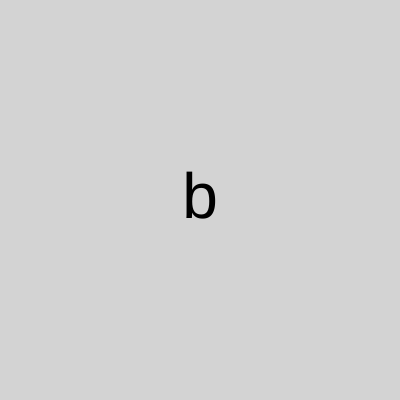
Frame 1 (no input)
Frame 60 (no input): identical to frame 1, image omitted
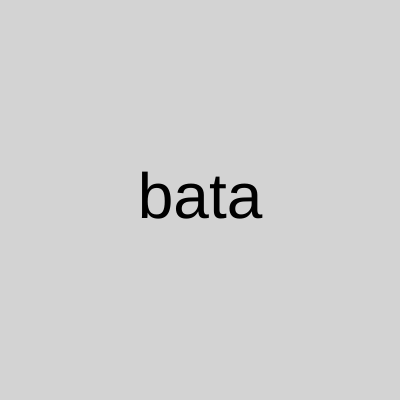
Frame 120 (the mouse pressed at the canvas centre since frame 60)

The p5.js sketch that drew these frames (run headless with seeded random() and noise() and a simulated clock; from frame 60 on, the mouse is pressed at the canvas centre):

// p5.js sketch
// ── sketch.js
function setup() {
    createCanvas(400, 400);
  }
  
  function setup() {
    createCanvas(400, 400);
}



function draw() {
    background("lightgrey");
    fill("black");
    textSize(64);
    textAlign (CENTER, CENTER);
    
    let maximo = width;
    let minimo = 0;
    let palavra = "batata!";
    let quantidade = map(mouseX, 0, width, 1, palavra.length);
    let parcial = palavra.substring(0, quantidade);
    text(parcial, 200, 200);
    

}
